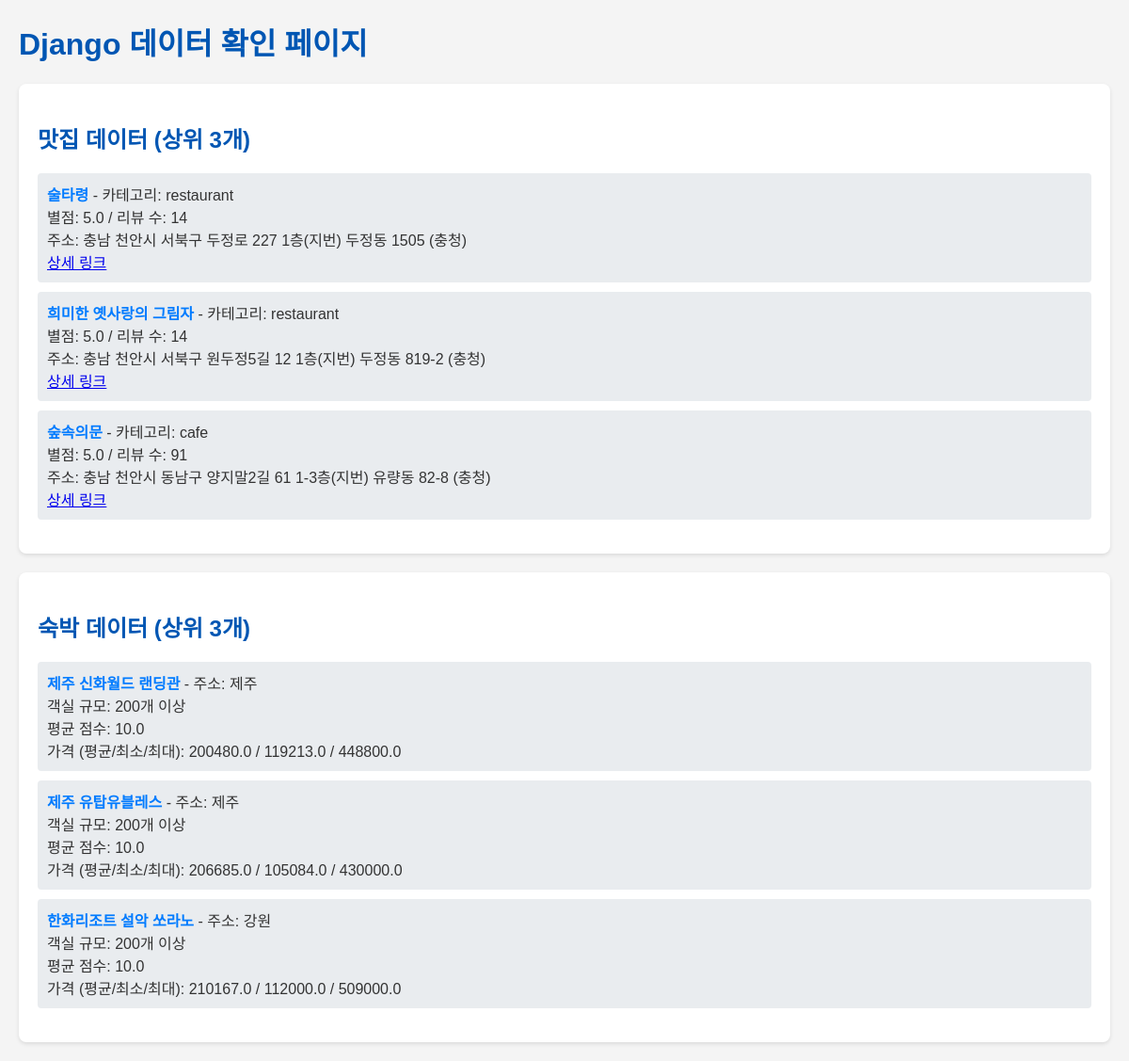
The page / on the database its author committed.
### myapp/models.py (models this page shows, shortened)
class Restaurant(models.Model):
    Name = models.CharField(max_length=255)
    Category = models.CharField(max_length=255)
    Score = models.FloatField(null=True, blank=True)
    Review_Num = models.IntegerField()
    Link = models.URLField(max_length=500)
    Addr = models.CharField(max_length=500)
    Area = models.CharField(max_length=500)
    latitude = models.FloatField(null=True, blank=True)
    longitude = models.FloatField(null=True, blank=True)

class Hotel(models.Model):
    LDGS_NM = models.CharField(max_length=255)
    LDGS_ADDR = models.CharField(max_length=255)
    LDGS_ROAD_NM_ADDR = models.CharField(max_length=255)
    GSRM_SCALE_CN = models.CharField(max_length=255)
    LDGS_GRAD_VALUE = models.CharField(max_length=255)
    LDGMNT_TY_NM = models.CharField(max_length=255)
    LDGS_AVRG_PRC = models.FloatField(null=True, blank=True)
    LDGS_MIN_PRC = models.FloatField(null=True, blank=True)
    LDGS_MXMM_PRC = models.FloatField(null=True, blank=True)
    LDGS_AVRG_SCORE_CO = models.FloatField(null=True, blank=True)
    latitude = models.FloatField(null=True, blank=True)
    longitude = models.FloatField(null=True, blank=True)

### myapp/views.py (the view)
# urls.py: path('', views.index, name='index'), # 기본 경로에 views.index 함수 연결
def index(request):
    restaurants = Restaurant.objects.all().order_by('-Score')[:3]
    hotels = Hotel.objects.all().order_by('-LDGS_AVRG_SCORE_CO')[:3]
    context = {
        'restaurants': restaurants,
        'hotels': hotels,
    }
    return render(request, 'index.html', context)

### templates/index.html (shortened to what this page needs)
<!DOCTYPE html>
<html lang="ko">
<head>
</head>
<body>
    <h1>Django 데이터 확인 페이지</h1>
    <div class="section">
        <h2>맛집 데이터 (상위 3개)</h2>
        {% if restaurants %}
            <ul>
                {% for restaurant in restaurants %}
                    <li>
                        <strong>{{ restaurant.Name }}</strong> - 카테고리: {{ restaurant.Category }}<br>
                        별점: {{ restaurant.Score|default:"N/A" }} / 리뷰 수: {{ restaurant.Review_Num }}<br>
                        주소: {{ restaurant.Addr }} ({{ restaurant.Area }})<br>
                        <a href="{{ restaurant.Link }}" target="_blank">상세 링크</a>
                    </li>
                {% endfor %}
            </ul>
        {% else %}
            <p>맛집 데이터가 없습니다.</p>
        {% endif %}
    </div>
    <div class="section">
        <h2>숙박 데이터 (상위 3개)</h2>
        {% if hotels %}
            <ul>
                {% for hotel in hotels %}
                    <li>
                        <strong>{{ hotel.LDGS_NM }}</strong> - 주소: {{ hotel.LDGS_ADDR }}<br>
                        객실 규모: {{ hotel.GSRM_SCALE_CN }}<br>
                        평균 점수: {{ hotel.LDGS_AVRG_SCORE_CO|default:"N/A" }}<br>
                        가격 (평균/최소/최대): {{ hotel.LDGS_AVRG_PRC|default:"N/A" }} / {{ hotel.LDGS_MIN_PRC|default:"N/A" }} / {{ hotel.LDGS_MXMM_PRC|default:"N/A" }}
                    </li>
                {% endfor %}
            </ul>
        {% else %}
            <p>숙박 데이터가 없습니다.</p>
        {% endif %}
    </div>
</body>
</html>

### templates/index.html (style rules this page uses)
body { font-family: Arial, sans-serif; margin: 20px; background-color: #f4f4f4; color: #333; }
h1, h2 { color: #0056b3; }
.section { background-color: #fff; padding: 20px; margin-bottom: 20px; border-radius: 8px; box-shadow: 0 2px 4px rgba(0,0,0,0.1); }
ul { list-style: none; padding: 0; }
li { background-color: #e9ecef; margin-bottom: 10px; padding: 10px; border-radius: 4px; }
li strong { color: #007bff; }

### rows shown on the page
Restaurant: Name "술타령", Category "restaurant", Score "5.0", Review_Num "14", Addr "충남 천안시 서북구 두정로 227 1층(지번) 두정동 1505", Area "충청"
Restaurant: Name "희미한 옛사랑의 그림자", Category "restaurant", Score "5.0", Review_Num "14", Addr "충남 천안시 서북구 원두정5길 12 1층(지번) 두정동 819-2", Area "충청"
Restaurant: Name "숲속의문", Category "cafe", Score "5.0", Review_Num "91", Addr "충남 천안시 동남구 양지말2길 61 1-3층(지번) 유량동 82-8", Area "충청"
Hotel: LDGS_NM "제주 신화월드 랜딩관", LDGS_ADDR "제주", GSRM_SCALE_CN "200개 이상", LDGS_AVRG_SCORE_CO "10.0", LDGS_AVRG_PRC "200480.0", LDGS_MIN_PRC "119213.0", LDGS_MXMM_PRC "448800.0"
Hotel: LDGS_NM "제주 유탑유블레스", LDGS_ADDR "제주", GSRM_SCALE_CN "200개 이상", LDGS_AVRG_SCORE_CO "10.0", LDGS_AVRG_PRC "206685.0", LDGS_MIN_PRC "105084.0", LDGS_MXMM_PRC "430000.0"
Hotel: LDGS_NM "한화리조트 설악 쏘라노", LDGS_ADDR "강원", GSRM_SCALE_CN "200개 이상", LDGS_AVRG_SCORE_CO "10.0", LDGS_AVRG_PRC "210167.0", LDGS_MIN_PRC "112000.0", LDGS_MXMM_PRC "509000.0"
